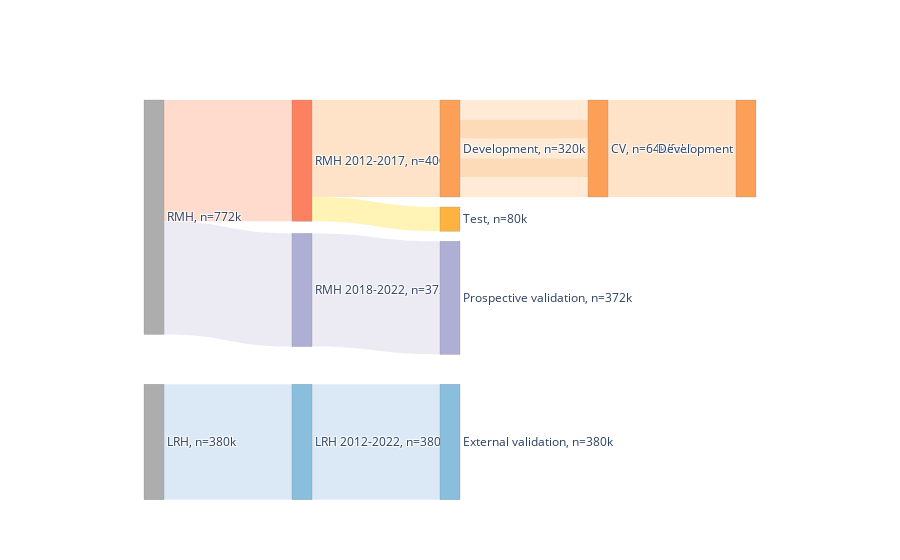

Notebook cell for this chart:
### Code cell
import pandas as pd
import seaborn as sns
import matplotlib.pyplot as plt
import plotly.graph_objects as go

def color(rgb):
    return 'rgb' + str(rgb)

palette = sns.color_palette('Blues', 3)[0:2] + sns.color_palette('Greens', 3)[0:2] + sns.color_palette('BuGn', 3)[1:2] 

fig = go.Figure(go.Sankey(
    arrangement = "snap",
    node = {
        'label': ["RMH, n=772k", "RMH 2012-2017, n=400k", "RMH 2018-2022, n=372k", 
                  "Development, n=320k", "Test, n=80k", "CV, n=64k/fold", "Development", 
                  "Prospective validation, n=372k",
                  "LRH, n=380k", "LRH 2012-2022, n=380k", "External validation, n=380k"],
        'line': dict(color = "grey", width = 0.25),
        'thickness': 20,
        'x': [0.1, 0.3, 0.3, 0.5, 0.5, 0.7, 0.9, 0.5, 0.1, 0.3, 0.5],
        'y': [0.1, 0.1, 0.5, 0.1, 0.2, 0.1, 0.1, 0.5, 0.9, 0.9, 0.9],
        'pad':10,
        'color': [
            color(sns.color_palette('Greys')[2]), 
            color(sns.color_palette('Reds')[2]),
            color(sns.color_palette('Purples')[2]),
            color(sns.color_palette('Oranges')[2]),
            color(sns.color_palette('YlOrBr')[2]),
            color(sns.color_palette('Oranges')[2]),
            color(sns.color_palette('Oranges')[2]),
            color(sns.color_palette('Purples')[2]),
            color(sns.color_palette('Greys')[2]), 
            color(sns.color_palette('Blues')[2]),
            color(sns.color_palette('Blues')[2]),
            ],
        },
    link = {
        'source': [0, 0, 1, 1, 3, 3, 3, 3, 3, 5, 2, 8, 9],
        'target': [1, 2, 3, 4, 5, 5, 5, 5, 5, 6, 7, 9, 10],
        'value': [399111, 372421, 319288, 79823, 63857.6, 63857.6, 63857.6, 63857.6, 63857.6, 319288, 372421, 380329, 380329],
        'color': [
            color(sns.color_palette('Reds')[0]),
            color(sns.color_palette('Purples')[0]),
            color(sns.color_palette('Oranges')[0]),
            color(sns.color_palette('YlOrBr')[0]),
            color(sns.color_palette('Oranges', 20)[1]),
            color(sns.color_palette('Oranges', 20)[3]),
            color(sns.color_palette('Oranges', 20)[1]),
            color(sns.color_palette('Oranges', 20)[3]),
            color(sns.color_palette('Oranges', 20)[1]),
            color(sns.color_palette('Oranges')[0]),
            color(sns.color_palette('Purples')[0]),
            color(sns.color_palette('Blues')[0]),
            color(sns.color_palette('Blues')[0]),
        ],
        }
        ))


fig.show()

# fig.write_image("../results/sankey.jpeg")

### Figure 1 — Plotly figure (JSON) as saved in the notebook; plotly's stock layout.template omitted (floating-point values rounded to 4 significant figures)
{"data": [{"arrangement": "snap", "link": {"color": ["rgb(0.9950634371395617, 0.8596539792387543, 0.7986620530565167)", "rgb(0.9265974625144175, 0.919769319492503, 0.9557093425605536)", "rgb(0.9955709342560554, 0.8907958477508651, 0.7855132641291811)", "rgb(0.9994925028835063, 0.9584775086505191, 0.7154325259515572)", "rgb(0.9970472895040369, 0.9164936562860438, 0.8359400230680507)", "rgb(0.9940945790080739, 0.8583160322952711, 0.720553633217993)", "rgb(0.9970472895040369, 0.9164936562860438, 0.8359400230680507)", "rgb(0.9940945790080739, 0.8583160322952711, 0.720553633217993)", "rgb(0.9970472895040369, 0.9164936562860438, 0.8359400230680507)", "rgb(0.9955709342560554, 0.8907958477508651, 0.7855132641291811)", "rgb(0.9265974625144175, 0.919769319492503, 0.9557093425605536)", "rgb(0.8584083044982699, 0.9134486735870818, 0.9645674740484429)", "rgb(0.8584083044982699, 0.9134486735870818, 0.9645674740484429)"], "source": [0, 0, 1, 1, 3, 3, 3, 3, 3, 5, 2, 8, 9], "target": [1, 2, 3, 4, 5, 5, 5, 5, 5, 6, 7, 9, 10], "value": [399111, 372421, 319288, 79823, 63860.0, 63860.0, 63860.0, 63860.0, 63860.0, 319288, 372421, 380329, 380329]}, "node": {"color": ["rgb(0.6770011534025375, 0.6770011534025375, 0.6770011534025375)", "rgb(0.9865897731641676, 0.5067281814686659, 0.38123798539023457)", "rgb(0.6878892733564014, 0.6835832372164552, 0.829834678969627)", "rgb(0.9921568627450981, 0.6280507497116494, 0.34226835832372166)", "rgb(0.996078431372549, 0.6978700499807766, 0.24727412533640908)", "rgb(0.9921568627450981, 0.6280507497116494, 0.34226835832372166)", "rgb(0.9921568627450981, 0.6280507497116494, 0.34226835832372166)", "rgb(0.6878892733564014, 0.6835832372164552, 0.829834678969627)", "rgb(0.6770011534025375, 0.6770011534025375, 0.6770011534025375)", "rgb(0.5356862745098039, 0.746082276047674, 0.8642522106881968)", "rgb(0.5356862745098039, 0.746082276047674, 0.8642522106881968)"], "label": ["RMH, n=772k", "RMH 2012-2017, n=400k", "RMH 2018-2022, n=372k", "Development, n=320k", "Test, n=80k", "CV, n=64k/fold", "Development", "Prospective validation, n=372k", "LRH, n=380k", "LRH 2012-2022, n=380k", "External validation, n=380k"], "line": {"color": "grey", "width": 0.25}, "pad": 10, "thickness": 20, "x": [0.1, 0.3, 0.3, 0.5, 0.5, 0.7, 0.9, 0.5, 0.1, 0.3, 0.5], "y": [0.1, 0.1, 0.5, 0.1, 0.2, 0.1, 0.1, 0.5, 0.9, 0.9, 0.9]}, "type": "sankey"}], "layout": {}}
